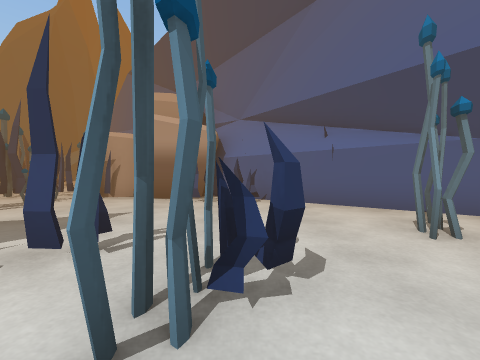
[1] (above)

23 first-person views from a walk through a 3-D level made in the Unity game engine. The camera is 1.5 m above the floor, tilts 2° down and sees 90° across. The floor is counted in squares, 2 m on a side. Each view is taken from the middle of a square. On the plan, view 1 faces up. The plan holds only what a view shows up to about 9 squares ahead; the rest is blank. The place goes on beyond the plan. The player is left out. Some surface patterns are stand-ins.

[2]
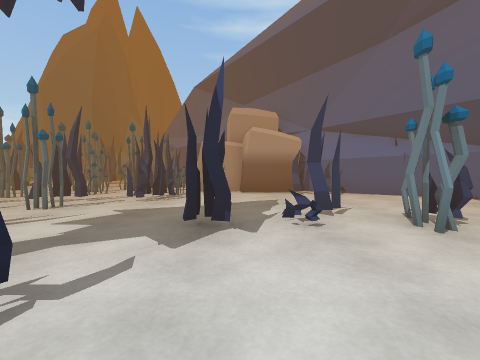

[3]
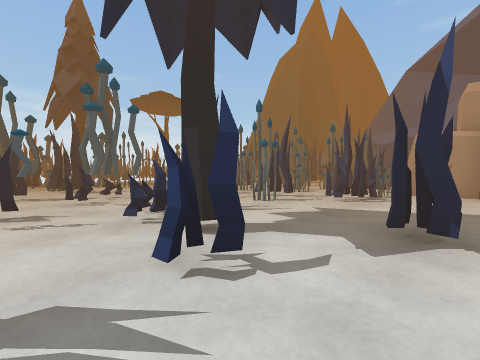

[4]
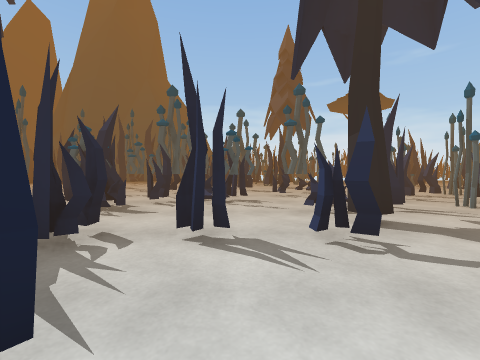

[5]
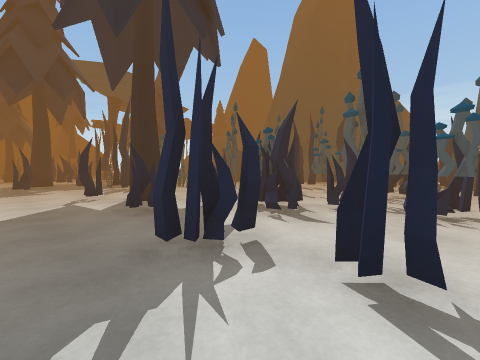

[6]
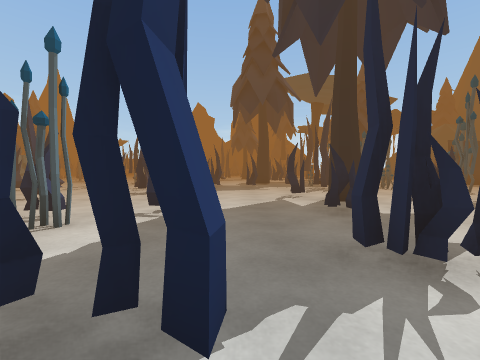

[7]
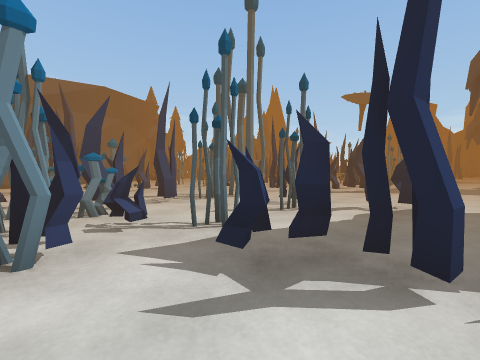

[8]
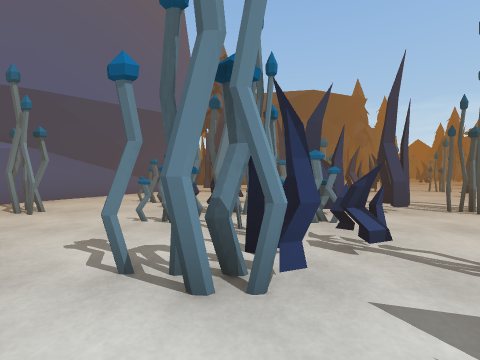

[9]
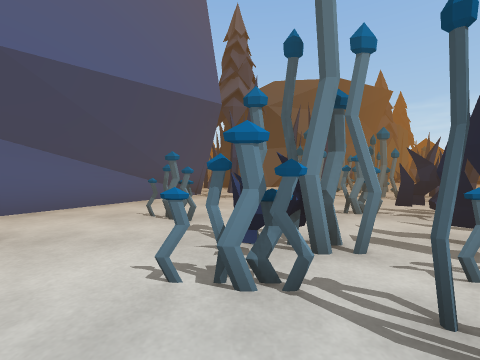

[10]
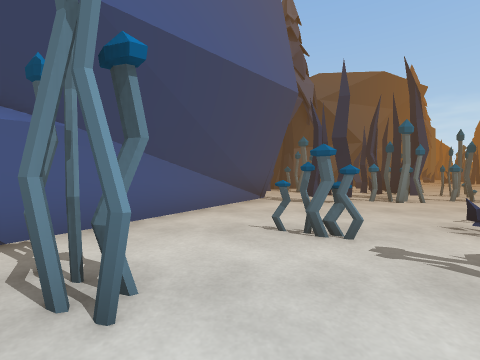

[11]
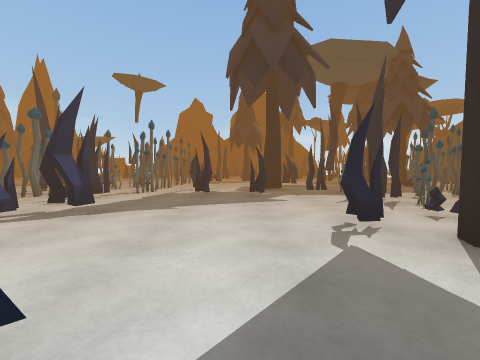

[12]
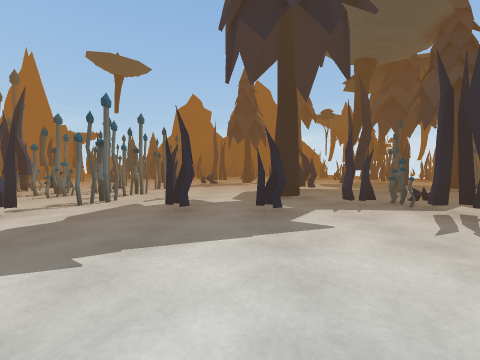

[13]
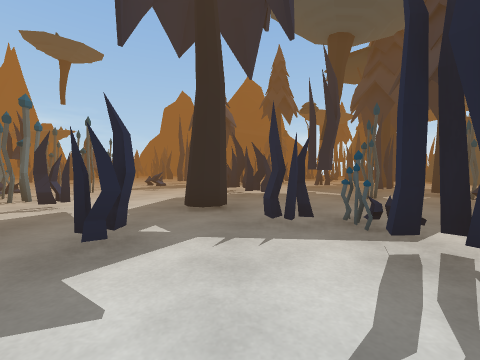

[14]
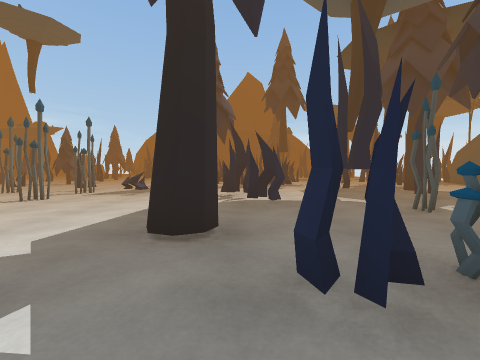

[15]
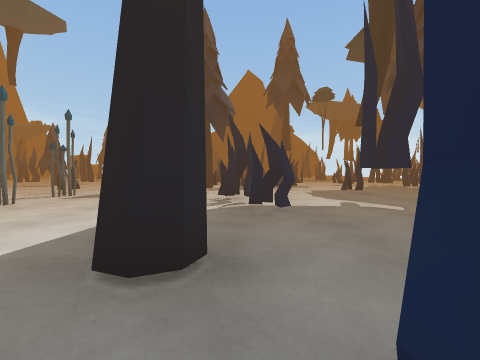

[16]
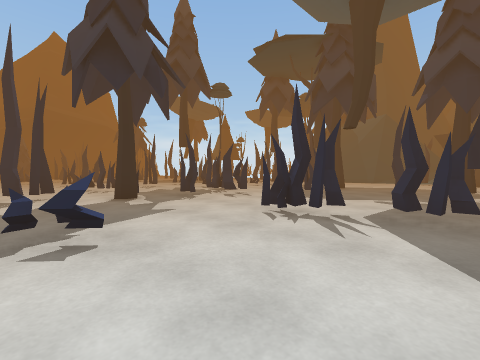

[17]
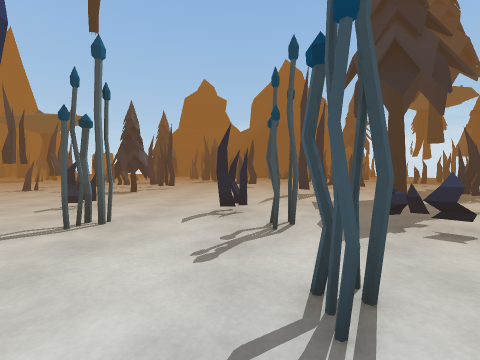

[18]
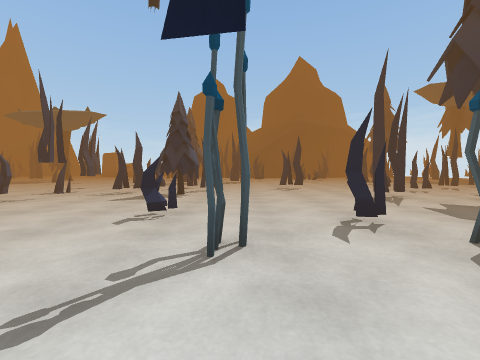

[19]
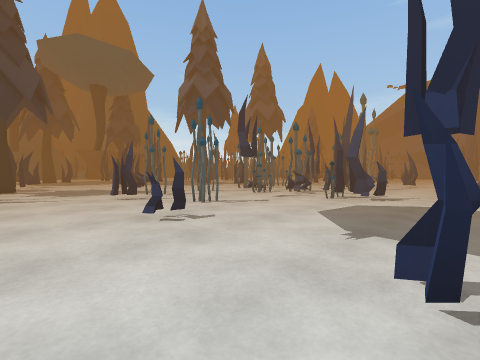

[20]
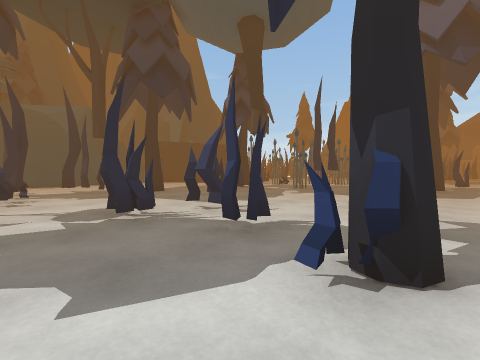

[21]
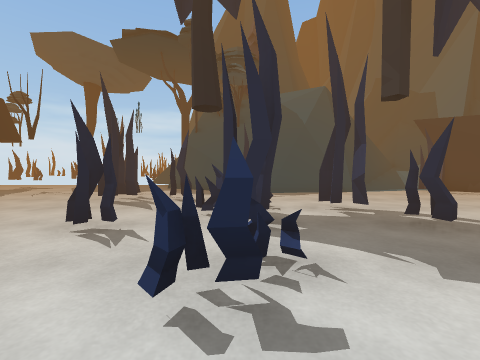

[22]
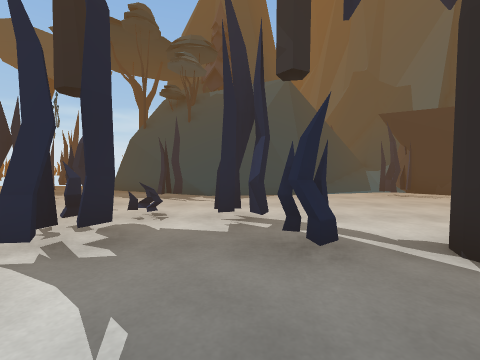

[23]
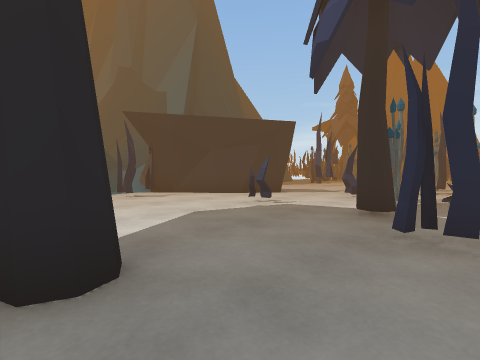

### Floor plan
Key: @ floor where view 1 was taken; # wall or solid block; x gap in a wall; . floor; / step, stairs or slope; = window, fence, low wall or low ledge; T thing the floor can be seen under or through; O other object.
Columns run from 19 left of view 1 to 8 right of it. Each row starts with its distance up from view 1.
  8             .###  #
  7            O##.######
  6         #. O..O...#####
  5         .O...##.......##
  4          .#####........###
  3          O#.O........O...##
  2            .....##x#......##
  1        .....#...#=.#...O...#
  0      ##..##.=xO....@.#....#.
 -1      .........#....#OO.=....
 -2       .#...#.......###.O..##
 -3          ..#.....#.O...#...
 -4      O..#..TT.#.......#...OO
 -5         ...TT......O.O...#.O
 -6         ..  #.#....#.#....#
 -7          #  .........#....
 -8             .OO........ =.O
 -9             ..#.......
-10            ..=.....##..
-11         O  .O..........
-12         # ..#.......#..
-13         . O.#..#....#.O
-14      #  .O..#....#......
-15      .# ..O.O.#....O..##O..
-16    ##..#O=.....O..#..O.....
-17   ##....O=.........O.O###..
-18  ##..#..O.O..#.......O####.
-19 ##...........#.....O........
-20 /#.......#....#.............
-21 /.................#O..O.....
-22 #/........#.................
-23 ##.... O............#......#
-24  #....##....#...............
-25  #...#........#.O...........
-26  #...=...........#..........
-27 ###...###...............O...
-28 #.....x...    .#.......   x.

Where each view was taken, in squares from view 1:
view 1: 0 up, 0 right, facing up
view 2: 2 down, 3 left, facing up
view 3: 2 down, 3 left, facing up-left
view 4: 2 down, 2 left, facing left
view 5: 2 down, 3 left, facing down-left
view 6: 2 down, 3 left, facing down
view 7: 1 down, 3 left, facing down-right
view 8: 1 down, 2 left, facing right
view 9: 0 up, 0 right, facing right
view 10: 2 up, 1 right, facing right
view 11: 6 down, 3 left, facing down
view 12: 9 down, 3 left, facing down
view 13: 11 down, 5 left, facing down
view 14: 13 down, 5 left, facing down
view 15: 14 down, 5 left, facing down
view 16: 18 down, 1 left, facing down-left
view 17: 18 down, 1 right, facing down
view 18: 19 down, 3 right, facing down
view 19: 25 down, 8 right, facing up-left
view 20: 27 down, 3 left, facing up-left
view 21: 27 down, 9 left, facing left
view 22: 25 down, 10 left, facing left
view 23: 23 down, 10 left, facing up-left
